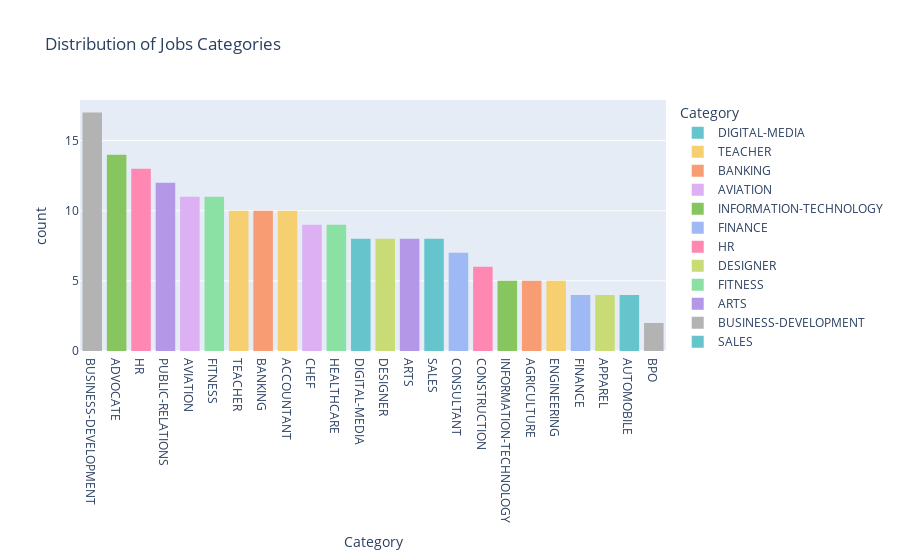

The cell this chart's notebook holds for it:
### Code cell
# set the random seed
np.random.seed(42)

fig = px.histogram(data, x="Category", title="Distribution of Jobs Categories", color="Category",
                   color_discrete_sequence=px.colors.qualitative.Pastel)

fig.update_xaxes(categoryorder="total descending")

fig.show()

### Figure 1 — Plotly figure (JSON) as saved in the notebook; plotly's stock layout.template omitted (floating-point values rounded to 4 significant figures)
{"data": [{"alignmentgroup": "True", "bingroup": "x", "hovertemplate": "Category=%{x}<br>count=%{y}<extra></extra>", "legendgroup": "DIGITAL-MEDIA", "marker": {"color": "rgb(102, 197, 204)", "pattern": {"shape": ""}}, "name": "DIGITAL-MEDIA", "offsetgroup": "DIGITAL-MEDIA", "orientation": "v", "showlegend": true, "type": "histogram", "x": ["DIGITAL-MEDIA", "DIGITAL-MEDIA", "DIGITAL-MEDIA", "DIGITAL-MEDIA", "DIGITAL-MEDIA", "DIGITAL-MEDIA", "DIGITAL-MEDIA", "DIGITAL-MEDIA"], "xaxis": "x", "yaxis": "y"}, {"alignmentgroup": "True", "bingroup": "x", "hovertemplate": "Category=%{x}<br>count=%{y}<extra></extra>", "legendgroup": "TEACHER", "marker": {"color": "rgb(246, 207, 113)", "pattern": {"shape": ""}}, "name": "TEACHER", "offsetgroup": "TEACHER", "orientation": "v", "showlegend": true, "type": "histogram", "x": ["TEACHER", "TEACHER", "TEACHER", "TEACHER", "TEACHER", "TEACHER", "TEACHER", "TEACHER", "TEACHER", "TEACHER"], "xaxis": "x", "yaxis": "y"}, {"alignmentgroup": "True", "bingroup": "x", "hovertemplate": "Category=%{x}<br>count=%{y}<extra></extra>", "legendgroup": "BANKING", "marker": {"color": "rgb(248, 156, 116)", "pattern": {"shape": ""}}, "name": "BANKING", "offsetgroup": "BANKING", "orientation": "v", "showlegend": true, "type": "histogram", "x": ["BANKING", "BANKING", "BANKING", "BANKING", "BANKING", "BANKING", "BANKING", "BANKING", "BANKING", "BANKING"], "xaxis": "x", "yaxis": "y"}, {"alignmentgroup": "True", "bingroup": "x", "hovertemplate": "Category=%{x}<br>count=%{y}<extra></extra>", "legendgroup": "AVIATION", "marker": {"color": "rgb(220, 176, 242)", "pattern": {"shape": ""}}, "name": "AVIATION", "offsetgroup": "AVIATION", "orientation": "v", "showlegend": true, "type": "histogram", "x": ["AVIATION", "AVIATION", "AVIATION", "AVIATION", "AVIATION", "AVIATION", "AVIATION", "AVIATION", "AVIATION", "AVIATION", "AVIATION"], "xaxis": "x", "yaxis": "y"}, {"alignmentgroup": "True", "bingroup": "x", "hovertemplate": "Category=%{x}<br>count=%{y}<extra></extra>", "legendgroup": "INFORMATION-TECHNOLOGY", "marker": {"color": "rgb(135, 197, 95)", "pattern": {"shape": ""}}, "name": "INFORMATION-TECHNOLOGY", "offsetgroup": "INFORMATION-TECHNOLOGY", "orientation": "v", "showlegend": true, "type": "histogram", "x": ["INFORMATION-TECHNOLOGY", "INFORMATION-TECHNOLOGY", "INFORMATION-TECHNOLOGY", "INFORMATION-TECHNOLOGY", "INFORMATION-TECHNOLOGY"], "xaxis": "x", "yaxis": "y"}, {"alignmentgroup": "True", "bingroup": "x", "hovertemplate": "Category=%{x}<br>count=%{y}<extra></extra>", "legendgroup": "FINANCE", "marker": {"color": "rgb(158, 185, 243)", "pattern": {"shape": ""}}, "name": "FINANCE", "offsetgroup": "FINANCE", "orientation": "v", "showlegend": true, "type": "histogram", "x": ["FINANCE", "FINANCE", "FINANCE", "FINANCE"], "xaxis": "x", "yaxis": "y"}, {"alignmentgroup": "True", "bingroup": "x", "hovertemplate": "Category=%{x}<br>count=%{y}<extra></extra>", "legendgroup": "HR", "marker": {"color": "rgb(254, 136, 177)", "pattern": {"shape": ""}}, "name": "HR", "offsetgroup": "HR", "orientation": "v", "showlegend": true, "type": "histogram", "x": ["HR", "HR", "HR", "HR", "HR", "HR", "HR", "HR", "HR", "HR", "HR", "HR", "HR"], "xaxis": "x", "yaxis": "y"}, {"alignmentgroup": "True", "bingroup": "x", "hovertemplate": "Category=%{x}<br>count=%{y}<extra></extra>", "legendgroup": "DESIGNER", "marker": {"color": "rgb(201, 219, 116)", "pattern": {"shape": ""}}, "name": "DESIGNER", "offsetgroup": "DESIGNER", "orientation": "v", "showlegend": true, "type": "histogram", "x": ["DESIGNER", "DESIGNER", "DESIGNER", "DESIGNER", "DESIGNER", "DESIGNER", "DESIGNER", "DESIGNER"], "xaxis": "x", "yaxis": "y"}, {"alignmentgroup": "True", "bingroup": "x", "hovertemplate": "Category=%{x}<br>count=%{y}<extra></extra>", "legendgroup": "FITNESS", "marker": {"color": "rgb(139, 224, 164)", "pattern": {"shape": ""}}, "name": "FITNESS", "offsetgroup": "FITNESS", "orientation": "v", "showlegend": true, "type": "histogram", "x": ["FITNESS", "FITNESS", "FITNESS", "FITNESS", "FITNESS", "FITNESS", "FITNESS", "FITNESS", "FITNESS", "FITNESS", "FITNESS"], "xaxis": "x", "yaxis": "y"}, {"alignmentgroup": "True", "bingroup": "x", "hovertemplate": "Category=%{x}<br>count=%{y}<extra></extra>", "legendgroup": "ARTS", "marker": {"color": "rgb(180, 151, 231)", "pattern": {"shape": ""}}, "name": "ARTS", "offsetgroup": "ARTS", "orientation": "v", "showlegend": true, "type": "histogram", "x": ["ARTS", "ARTS", "ARTS", "ARTS", "ARTS", "ARTS", "ARTS", "ARTS"], "xaxis": "x", "yaxis": "y"}, {"alignmentgroup": "True", "bingroup": "x", "hovertemplate": "Category=%{x}<br>count=%{y}<extra></extra>", "legendgroup": "BUSINESS-DEVELOPMENT", "marker": {"color": "rgb(179, 179, 179)", "pattern": {"shape": ""}}, "name": "BUSINESS-DEVELOPMENT", "offsetgroup": "BUSINESS-DEVELOPMENT", "orientation": "v", "showlegend": true, "type": "histogram", "x": ["BUSINESS-DEVELOPMENT", "BUSINESS-DEVELOPMENT", "BUSINESS-DEVELOPMENT", "BUSINESS-DEVELOPMENT", "BUSINESS-DEVELOPMENT", "BUSINESS-DEVELOPMENT", "BUSINESS-DEVELOPMENT", "BUSINESS-DEVELOPMENT", "BUSINESS-DEVELOPMENT", "BUSINESS-DEVELOPMENT", "BUSINESS-DEVELOPMENT", "BUSINESS-DEVELOPMENT", "BUSINESS-DEVELOPMENT", "BUSINESS-DEVELOPMENT", "BUSINESS-DEVELOPMENT", "BUSINESS-DEVELOPMENT", "BUSINESS-DEVELOPMENT"], "xaxis": "x", "yaxis": "y"}, {"alignmentgroup": "True", "bingroup": "x", "hovertemplate": "Category=%{x}<br>count=%{y}<extra></extra>", "legendgroup": "SALES", "marker": {"color": "rgb(102, 197, 204)", "pattern": {"shape": ""}}, "name": "SALES", "offsetgroup": "SALES", "orientation": "v", "showlegend": true, "type": "histogram", "x": ["SALES", "SALES", "SALES", "SALES", "SALES", "SALES", "SALES", "SALES"], "xaxis": "x", "yaxis": "y"}, {"alignmentgroup": "True", "bingroup": "x", "hovertemplate": "Category=%{x}<br>count=%{y}<extra></extra>", "legendgroup": "ACCOUNTANT", "marker": {"color": "rgb(246, 207, 113)", "pattern": {"shape": ""}}, "name": "ACCOUNTANT", "offsetgroup": "ACCOUNTANT", "orientation": "v", "showlegend": true, "type": "histogram", "x": ["ACCOUNTANT", "ACCOUNTANT", "ACCOUNTANT", "ACCOUNTANT", "ACCOUNTANT", "ACCOUNTANT", "ACCOUNTANT", "ACCOUNTANT", "ACCOUNTANT", "ACCOUNTANT"], "xaxis": "x", "yaxis": "y"}, {"alignmentgroup": "True", "bingroup": "x", "hovertemplate": "Category=%{x}<br>count=%{y}<extra></extra>", "legendgroup": "AGRICULTURE", "marker": {"color": "rgb(248, 156, 116)", "pattern": {"shape": ""}}, "name": "AGRICULTURE", "offsetgroup": "AGRICULTURE", "orientation": "v", "showlegend": true, "type": "histogram", "x": ["AGRICULTURE", "AGRICULTURE", "AGRICULTURE", "AGRICULTURE", "AGRICULTURE"], "xaxis": "x", "yaxis": "y"}, {"alignmentgroup": "True", "bingroup": "x", "hovertemplate": "Category=%{x}<br>count=%{y}<extra></extra>", "legendgroup": "CHEF", "marker": {"color": "rgb(220, 176, 242)", "pattern": {"shape": ""}}, "name": "CHEF", "offsetgroup": "CHEF", "orientation": "v", "showlegend": true, "type": "histogram", "x": ["CHEF", "CHEF", "CHEF", "CHEF", "CHEF", "CHEF", "CHEF", "CHEF", "CHEF"], "xaxis": "x", "yaxis": "y"}, {"alignmentgroup": "True", "bingroup": "x", "hovertemplate": "Category=%{x}<br>count=%{y}<extra></extra>", "legendgroup": "ADVOCATE", "marker": {"color": "rgb(135, 197, 95)", "pattern": {"shape": ""}}, "name": "ADVOCATE", "offsetgroup": "ADVOCATE", "orientation": "v", "showlegend": true, "type": "histogram", "x": ["ADVOCATE", "ADVOCATE", "ADVOCATE", "ADVOCATE", "ADVOCATE", "ADVOCATE", "ADVOCATE", "ADVOCATE", "ADVOCATE", "ADVOCATE", "ADVOCATE", "ADVOCATE", "ADVOCATE", "ADVOCATE"], "xaxis": "x", "yaxis": "y"}, {"alignmentgroup": "True", "bingroup": "x", "hovertemplate": "Category=%{x}<br>count=%{y}<extra></extra>", "legendgroup": "CONSULTANT", "marker": {"color": "rgb(158, 185, 243)", "pattern": {"shape": ""}}, "name": "CONSULTANT", "offsetgroup": "CONSULTANT", "orientation": "v", "showlegend": true, "type": "histogram", "x": ["CONSULTANT", "CONSULTANT", "CONSULTANT", "CONSULTANT", "CONSULTANT", "CONSULTANT", "CONSULTANT"], "xaxis": "x", "yaxis": "y"}, {"alignmentgroup": "True", "bingroup": "x", "hovertemplate": "Category=%{x}<br>count=%{y}<extra></extra>", "legendgroup": "CONSTRUCTION", "marker": {"color": "rgb(254, 136, 177)", "pattern": {"shape": ""}}, "name": "CONSTRUCTION", "offsetgroup": "CONSTRUCTION", "orientation": "v", "showlegend": true, "type": "histogram", "x": ["CONSTRUCTION", "CONSTRUCTION", "CONSTRUCTION", "CONSTRUCTION", "CONSTRUCTION", "CONSTRUCTION"], "xaxis": "x", "yaxis": "y"}, {"alignmentgroup": "True", "bingroup": "x", "hovertemplate": "Category=%{x}<br>count=%{y}<extra></extra>", "legendgroup": "APPAREL", "marker": {"color": "rgb(201, 219, 116)", "pattern": {"shape": ""}}, "name": "APPAREL", "offsetgroup": "APPAREL", "orientation": "v", "showlegend": true, "type": "histogram", "x": ["APPAREL", "APPAREL", "APPAREL", "APPAREL"], "xaxis": "x", "yaxis": "y"}, {"alignmentgroup": "True", "bingroup": "x", "hovertemplate": "Category=%{x}<br>count=%{y}<extra></extra>", "legendgroup": "HEALTHCARE", "marker": {"color": "rgb(139, 224, 164)", "pattern": {"shape": ""}}, "name": "HEALTHCARE", "offsetgroup": "HEALTHCARE", "orientation": "v", "showlegend": true, "type": "histogram", "x": ["HEALTHCARE", "HEALTHCARE", "HEALTHCARE", "HEALTHCARE", "HEALTHCARE", "HEALTHCARE", "HEALTHCARE", "HEALTHCARE", "HEALTHCARE"], "xaxis": "x", "yaxis": "y"}, {"alignmentgroup": "True", "bingroup": "x", "hovertemplate": "Category=%{x}<br>count=%{y}<extra></extra>", "legendgroup": "PUBLIC-RELATIONS", "marker": {"color": "rgb(180, 151, 231)", "pattern": {"shape": ""}}, "name": "PUBLIC-RELATIONS", "offsetgroup": "PUBLIC-RELATIONS", "orientation": "v", "showlegend": true, "type": "histogram", "x": ["PUBLIC-RELATIONS", "PUBLIC-RELATIONS", "PUBLIC-RELATIONS", "PUBLIC-RELATIONS", "PUBLIC-RELATIONS", "PUBLIC-RELATIONS", "PUBLIC-RELATIONS", "PUBLIC-RELATIONS", "PUBLIC-RELATIONS", "PUBLIC-RELATIONS", "PUBLIC-RELATIONS", "PUBLIC-RELATIONS"], "xaxis": "x", "yaxis": "y"}, {"alignmentgroup": "True", "bingroup": "x", "hovertemplate": "Category=%{x}<br>count=%{y}<extra></extra>", "legendgroup": "BPO", "marker": {"color": "rgb(179, 179, 179)", "pattern": {"shape": ""}}, "name": "BPO", "offsetgroup": "BPO", "orientation": "v", "showlegend": true, "type": "histogram", "x": ["BPO", "BPO"], "xaxis": "x", "yaxis": "y"}, {"alignmentgroup": "True", "bingroup": "x", "hovertemplate": "Category=%{x}<br>count=%{y}<extra></extra>", "legendgroup": "AUTOMOBILE", "marker": {"color": "rgb(102, 197, 204)", "pattern": {"shape": ""}}, "name": "AUTOMOBILE", "offsetgroup": "AUTOMOBILE", "orientation": "v", "showlegend": true, "type": "histogram", "x": ["AUTOMOBILE", "AUTOMOBILE", "AUTOMOBILE", "AUTOMOBILE"], "xaxis": "x", "yaxis": "y"}, {"alignmentgroup": "True", "bingroup": "x", "hovertemplate": "Category=%{x}<br>count=%{y}<extra></extra>", "legendgroup": "ENGINEERING", "marker": {"color": "rgb(246, 207, 113)", "pattern": {"shape": ""}}, "name": "ENGINEERING", "offsetgroup": "ENGINEERING", "orientation": "v", "showlegend": true, "type": "histogram", "x": ["ENGINEERING", "ENGINEERING", "ENGINEERING", "ENGINEERING", "ENGINEERING"], "xaxis": "x", "yaxis": "y"}], "layout": {"barmode": "relative", "legend": {"title": {"text": "Category"}, "tracegroupgap": 0}, "title": {"text": "Distribution of Jobs Categories"}, "xaxis": {"anchor": "y", "categoryarray": ["DIGITAL-MEDIA", "TEACHER", "BANKING", "AVIATION", "INFORMATION-TECHNOLOGY", "FINANCE", "HR", "DESIGNER", "FITNESS", "ARTS", "BUSINESS-DEVELOPMENT", "SALES", "ACCOUNTANT", "AGRICULTURE", "CHEF", "ADVOCATE", "CONSULTANT", "CONSTRUCTION", "APPAREL", "HEALTHCARE", "PUBLIC-RELATIONS", "BPO", "AUTOMOBILE", "ENGINEERING"], "categoryorder": "total descending", "domain": [0, 1], "title": {"text": "Category"}}, "yaxis": {"anchor": "x", "domain": [0, 1], "title": {"text": "count"}}}}
